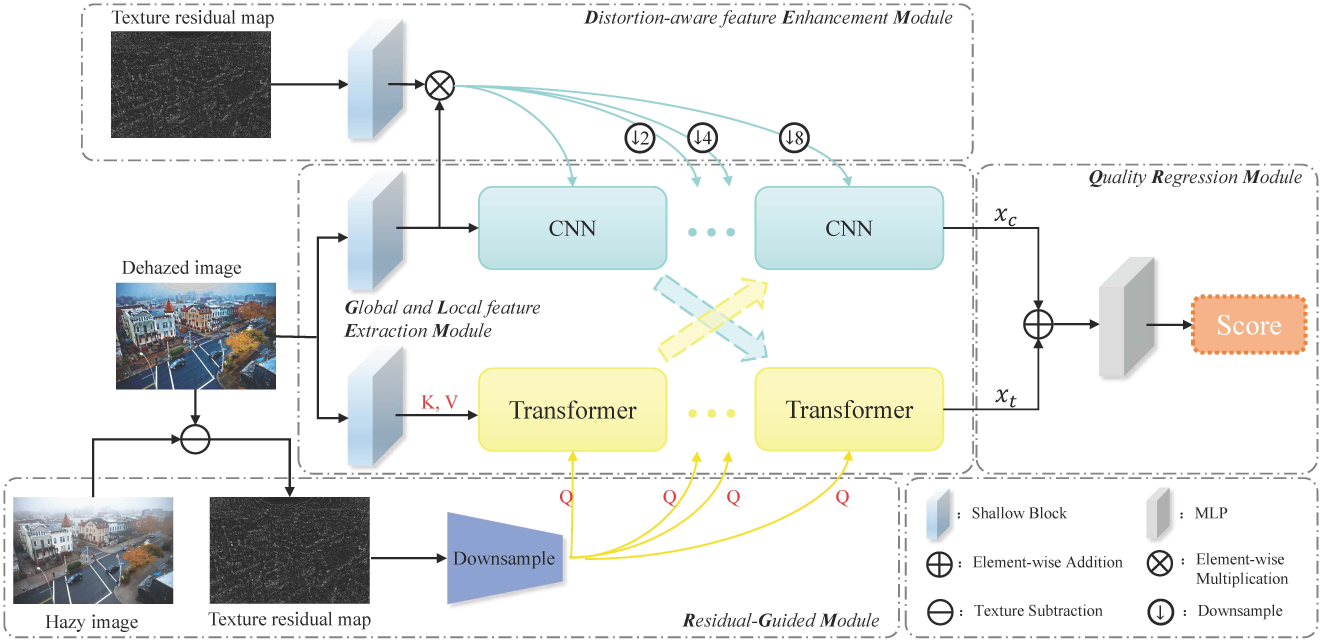
#> input picture resources/TRGDQA_network.jpg, 5292 x 2567 px (shown at 1/4 size)
$ python -i resize_center.py   (imports and definitions only)
#> lines starting #> are read from the running program, lines starting #| are printed output that depends on the picture
#> further down, picture is the input picture: PIL image 5292x2567 RGB; mean R, G, B 230.2, 231.5, 229.3
import numpy as np
from PIL import Image

final_width = 384
final_height = 384

def img_resize(img):
	w, h = img.size
#> w = 5292; h = 2567
	ar = float(w)/float(h)
#> ar = 2.06
	if w/final_width<h/final_height:
		new_w = final_width
		new_h = int(new_w/ar)
		a = new_h - final_height
		resize_img = img.resize((new_w, new_h))
		final_image = resize_img.crop((0,a/2,final_width,(a/2+final_height)))
	elif w/final_width>h/final_height:
		new_h = final_height
		new_w = int(new_h*ar)
#> new_w = 791
		a = new_w - final_width
#> a = 407
		resize_img = img.resize((new_w, new_h))
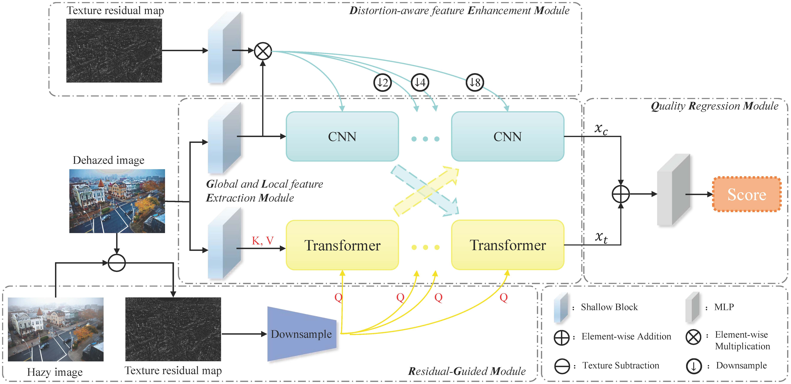
#> resize_img: PIL image 791x384 RGB; mean R, G, B 230, 231.3, 229
		final_image = resize_img.crop((a/2,0,a/2+final_width,final_height))
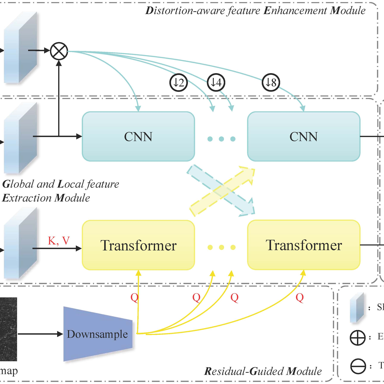
#> final_image: PIL image 384x384 RGB; mean R, G, B 236.8, 240, 235.4
	else:
		resize_img = img.resize((final_width, final_height))
		final_image = resize_img
	return final_image

>>> from PIL import Image
>>> picture = Image.open('../resources/TRGDQA_network.jpg')
>>> result = img_resize(picture)

$ run again, on resources/real_DQA_databases.png
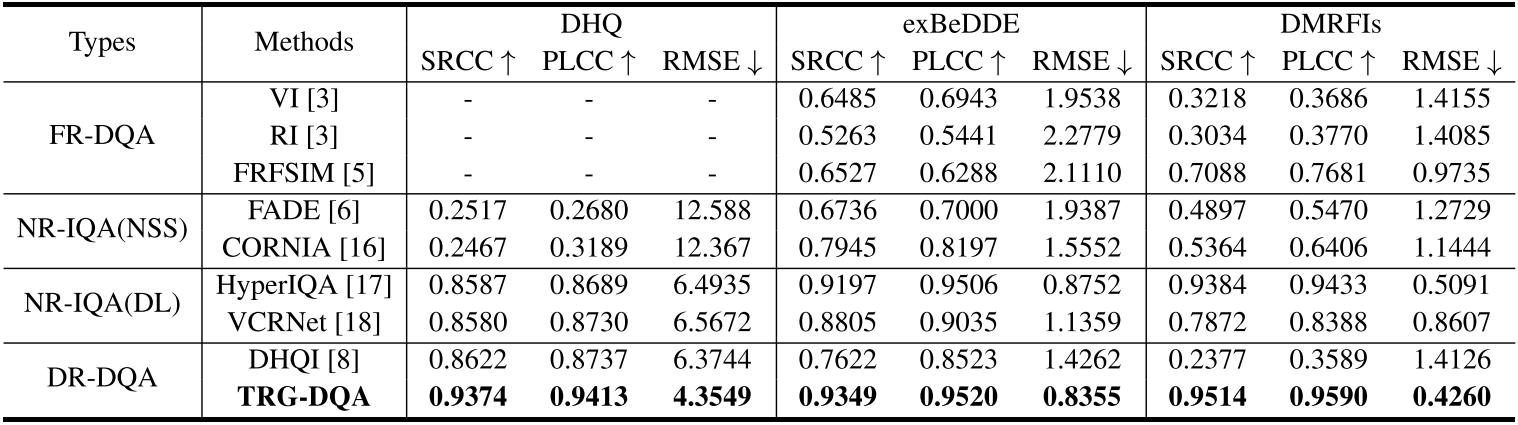
#> input picture resources/real_DQA_databases.png, 1518 x 425 px
#> picture is the input picture: PIL image 1518x425 RGBA; mean R, G, B, A 226.3, 226.3, 226.3, 255
#> in img_resize, `resize_img = img.resize((new_w, new_h))`:
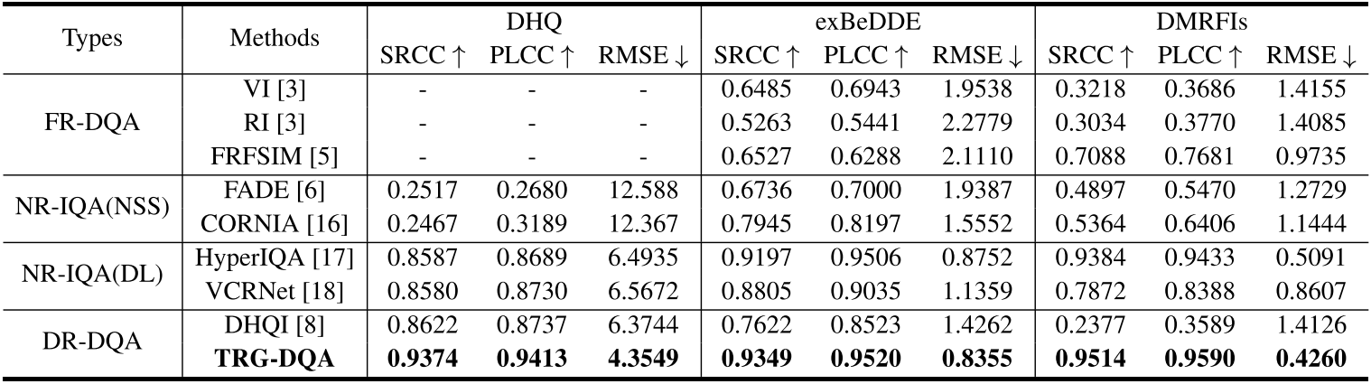
#> resize_img: PIL image 1371x384 RGBA; mean R, G, B, A 226.1, 226.1, 226.1, 255
#> in img_resize, `final_image = resize_img.crop((a/2,0,a/2+final_width,final_height))`:
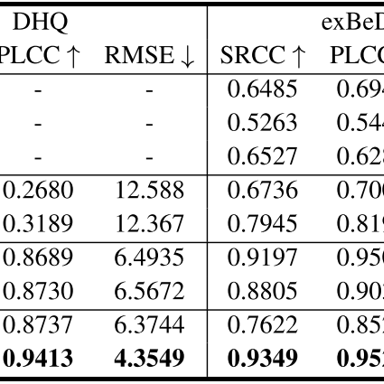
#> final_image: PIL image 384x384 RGBA; mean R, G, B, A 224.8, 224.8, 224.8, 255
